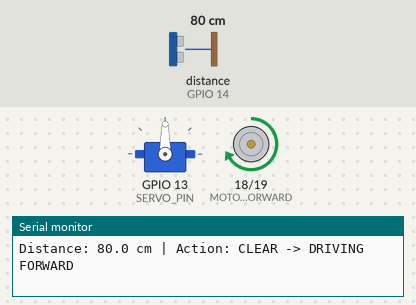
The sketch below on a simulated ESP32. On the bench: servo, motor-driver pin pairs drawn as motors (green arrow = first pin HIGH = forward, orange = second pin HIGH = backward, longer = more drive, scaled by the enable pin), the last lines printed to the serial monitor. Wiring (inferred from the names in the program): ultrasonic range finder: trigger GPIO 12; echo GPIO 14. Inputs (shaded band) come from the test bench; at power-on: distance to the obstacle (sensor on GPIO 14) 80 cm. The echo pulse lasts 58.3 µs per cm.

Above: at 2.2 s.
2.3 s: distance to the obstacle (sensor on GPIO 14) set to 12 cm
3.8 s: distance to the obstacle (sensor on GPIO 14) set to 9 cm
At 4.5 s:
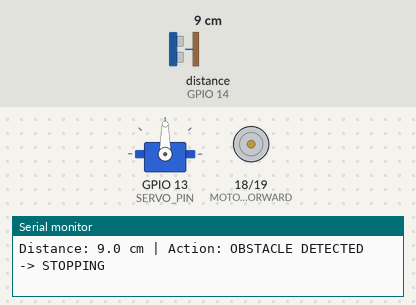
5.3 s: distance to the obstacle (sensor on GPIO 14) set to 18 cm
At 6.5 s:
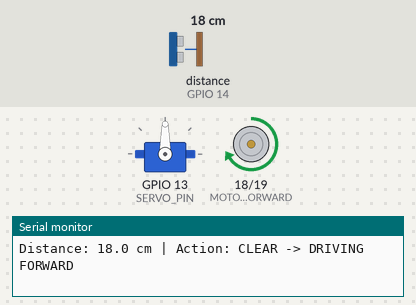
6.8 s: distance to the obstacle (sensor on GPIO 14) set to 2 cm
At 7.8 s:
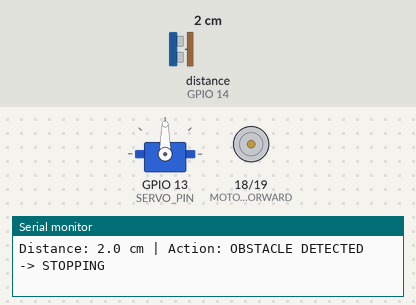
Timing chart, 0 to 9.3 s (numbered marks = the images above; inputs shaded):
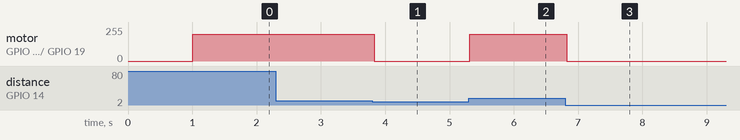

Measured:
- the behaviour switches between 11 and 10 cm on distance to the obstacle (sensor on GPIO 14) (found by bisection; images 0 and 1)
- after the input at 3.8 s, motor on GPIO 18 (MOTOR_FORWARD) / GPIO 19 (MOTOR_REVERSE): forward 199/255 → stopped at once
- after the input at 5.3 s, motor on GPIO 18 (MOTOR_FORWARD) / GPIO 19 (MOTOR_REVERSE): stopped → forward 199/255 at once
- after the input at 6.8 s, motor on GPIO 18 (MOTOR_FORWARD) / GPIO 19 (MOTOR_REVERSE): forward 199/255 → stopped at once

The sketch:

obstacle_stop_test.ino
```cpp
/*
  Diagnostics: Obstacle Stop Test

  File: diagnostics/obstacle_stop_test.ino

  Description: Drives the car forward until an object is detected within 20 cm,
               then automatically stops the motors. No Wi-Fi or Blynk required.
*/

#include <ESP32Servo.h>                     // Version 3.0.5

#define MOTOR_FORWARD       18
#define MOTOR_REVERSE       19
#define MOTOR_SPEED          5              // PWM pin for speed control (ENA)
#define SERVO_PIN           13              // Steering servo
#define TRIG_PIN            12              // Ultrasonic sensor - trigger
#define ECHO_PIN            14              // Ultrasonic sensor - echo

Servo steeringServo;

const int MOTOR_SPEED_VALUE = 200;          // Motor speed (0–255)
const float STOP_DISTANCE_CM = 10.0;        // Distance threshold to stop (in cm)

void setup() {
    Serial.begin(115200);
    delay(1000);

    Serial.println("\n=== Obstacle Stop Diagnostic Starting ===");

    // Configure PWM for motor speed control
    ledcAttach(MOTOR_SPEED, 1000, 8);        // 1 kHz, 8-bit resolution

    // Configure motor control pins
    pinMode(MOTOR_FORWARD, OUTPUT);
    pinMode(MOTOR_REVERSE, OUTPUT);

    // Configure ultrasonic sensor pins
    pinMode(TRIG_PIN, OUTPUT);
    pinMode(ECHO_PIN, INPUT);

    // Initialise steering to centre (90 degrees)
    steeringServo.attach(SERVO_PIN, 500, 2500);
    steeringServo.write(90);

    // Ensure motor is stopped at startup
    turnOffMotor();
}

// Function to measure and calculate distance in centimetres
float getDistanceCM() {
    digitalWrite(TRIG_PIN, LOW);
    delayMicroseconds(2);
    digitalWrite(TRIG_PIN, HIGH);
    delayMicroseconds(10);
    digitalWrite(TRIG_PIN, LOW);

    // 30ms timeout prevents code from hanging if out of range
    long duration = pulseIn(ECHO_PIN, HIGH, 30000);

    if (duration == 0) {
        return 400.0; // Return maximum distance if no echo received
    }
    return (duration * 0.0343) / 2.0;
}

// Stop motor movement
void turnOffMotor() {
    digitalWrite(MOTOR_FORWARD, LOW);
    digitalWrite(MOTOR_REVERSE, LOW);
    ledcWrite(MOTOR_SPEED, 0);
}

// Drive car forward
void goFwd() {
    digitalWrite(MOTOR_FORWARD, HIGH);
    digitalWrite(MOTOR_REVERSE, LOW);
    ledcWrite(MOTOR_SPEED, MOTOR_SPEED_VALUE);
}

void loop() {
    float distance = getDistanceCM();

    Serial.print("Distance: ");
    Serial.print(distance, 1);
    Serial.print(" cm | Action: ");

    // Safety check: stop if an obstacle is within threshold
    if (distance > 0 && distance <= STOP_DISTANCE_CM) {
        turnOffMotor();
        Serial.println("OBSTACLE DETECTED -> STOPPING");
    } else {
        goFwd();
        Serial.println("CLEAR -> DRIVING FORWARD");
    }

    // 50ms sampling rate for sensor stability
    delay(50);
}
```
